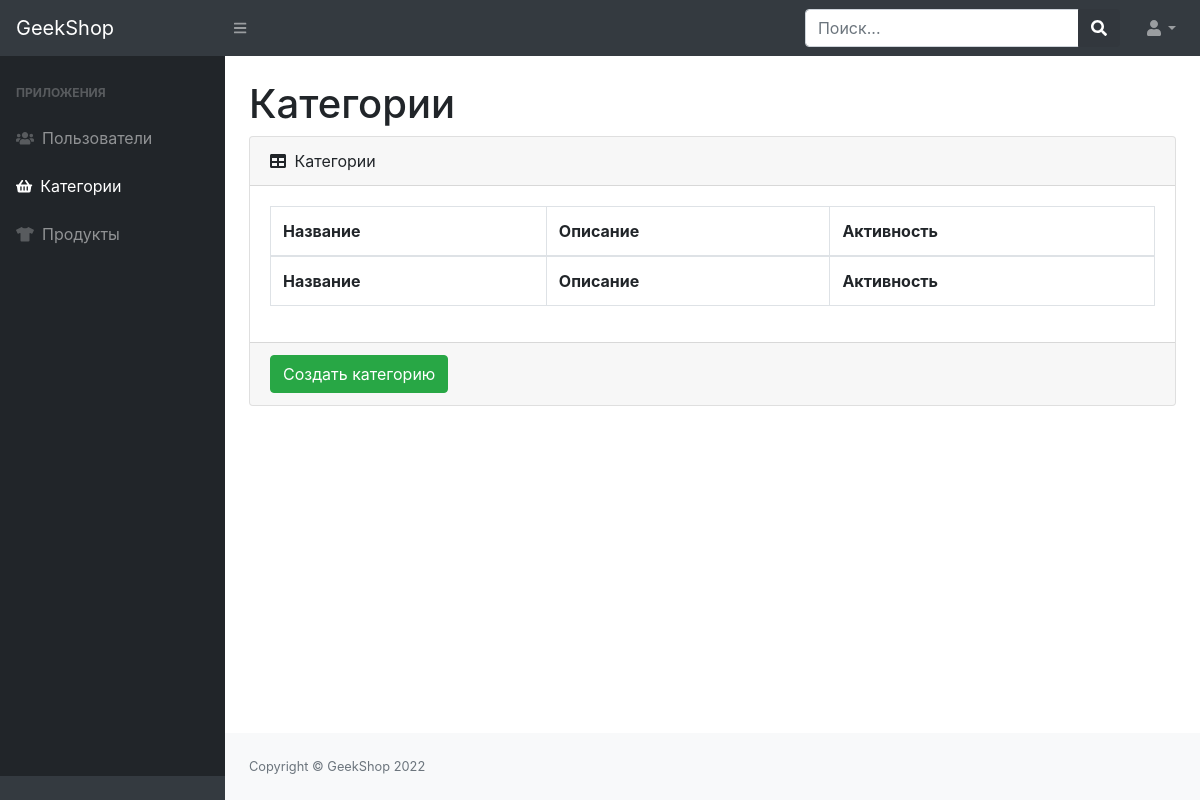
The app's page /admins-staff/categories/, older data.
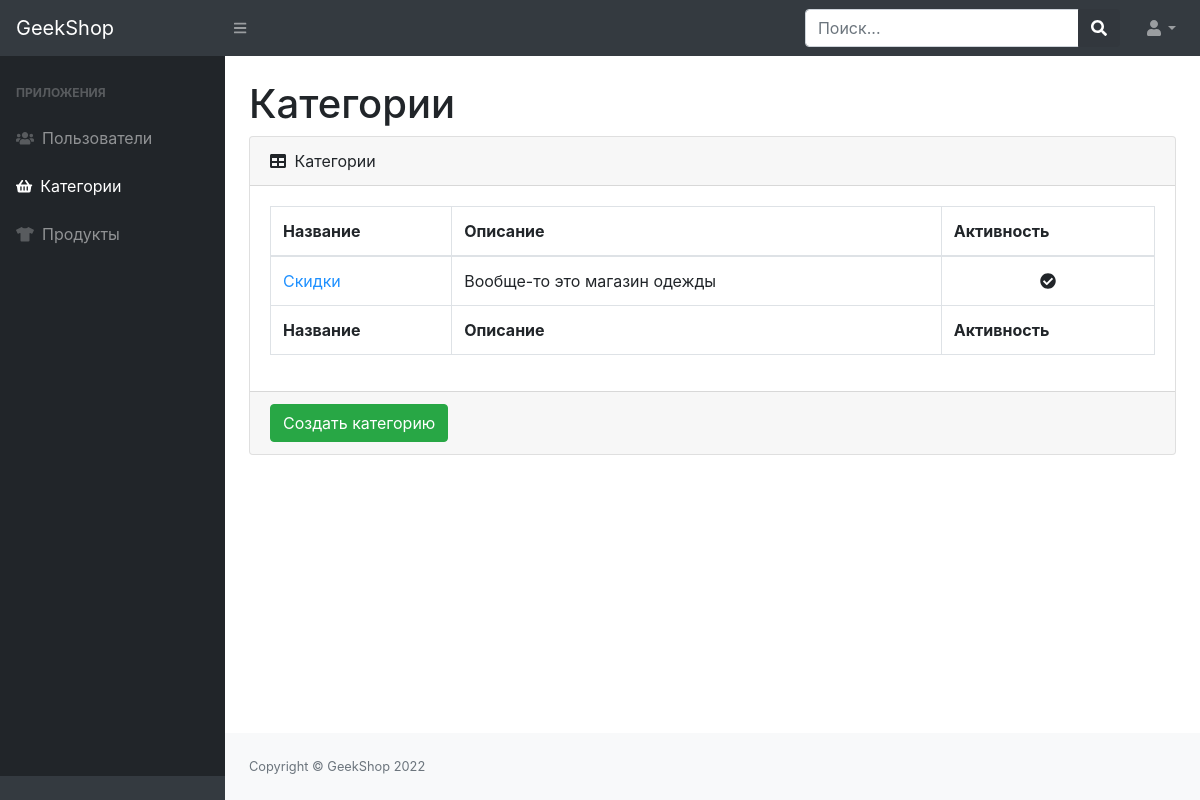
The same page, newer data.
### products/models.py (models this page shows, shortened)
class ProductCategory(models.Model):
    name = models.CharField(max_length=64, unique=True)
    description = models.TextField(blank=True, null=True)
    is_active = models.BooleanField('активность', default=True)

### admins/views.py (the view)
# urls.py: path('categories/', CategoryAdminListView.as_view(), name='admin_categories'),
class CategoryAdminListView(CommonMixin, ListView):
    model = ProductCategory
    template_name = 'admins/admin-categories-read.html'
    title = 'Админка/Категории'

### admins/views.py (called while the page is built)
    def get_context_data(self, *args, **kwargs):
        context = super(CommonMixin, self).get_context_data(object_list=None, *args, **kwargs)
        context['title'] = self.title
        return context

### admins/templates/admins/admin-categories-read.html (shortened to what this page needs)
{% extends 'admins/base.html' %}
{% block content %}
    <main>
            <div class="container-fluid">
                <h1 class="mt-4">Категории</h1>
                <div class="card mb-4">
                    <div class="card-header">
                        <i class="fas fa-table mr-1"></i>
                        Категории
                    </div>
                    <div class="card-body">
                        <div class="table-responsive">
                            <table class="table table-bordered" id="dataTable" width="100%" cellspacing="0">
                                <thead>
                                <tr>
                                    <th>Название</th>
                                    <th>Описание</th>
                                    <th>Активность</th>
                                </tr>
                                </thead>
                                <tfoot>
                                <tr>
                                    <th>Название</th>
                                    <th>Описание</th>
                                    <th>Активность</th>
                                </tr>
                                </tfoot>
                                <tbody>
                                {% for product in object_list %}
                                    <tr>
                                    <td><a href="{% url 'admins_staff:admin_categories_update' product.id %}" style="color: dodgerblue">
                                        {{ product.name }}</a></td>
                                    <td>{{ product.description }}</td>
                                    <td class="text-center">
                                        {% if product.is_active %}
                                            <i class="fas fa-check-circle"></i>
                                        {% else %}
                                            <i class="fas fa-times-circle"></i>
                                        {% endif %} </td>
                                </tr>
                                {% endfor %}
                                </tbody>
                            </table>
                        </div>
                    </div>
                    <div class="card-footer">
                        <a href="{% url 'admins_staff:admin_categories_create' %}">
                            <button class="btn btn-success">Создать категорию</button>
                        </a>
                    </div>
                </div>
            </div>
        </main>
{% endblock %}

Row changes from the older to the newer data that the page shows:
added ProductCategory: name "Скидки", description "Вообще-то это магазин одежды", is_active True (drawn)
